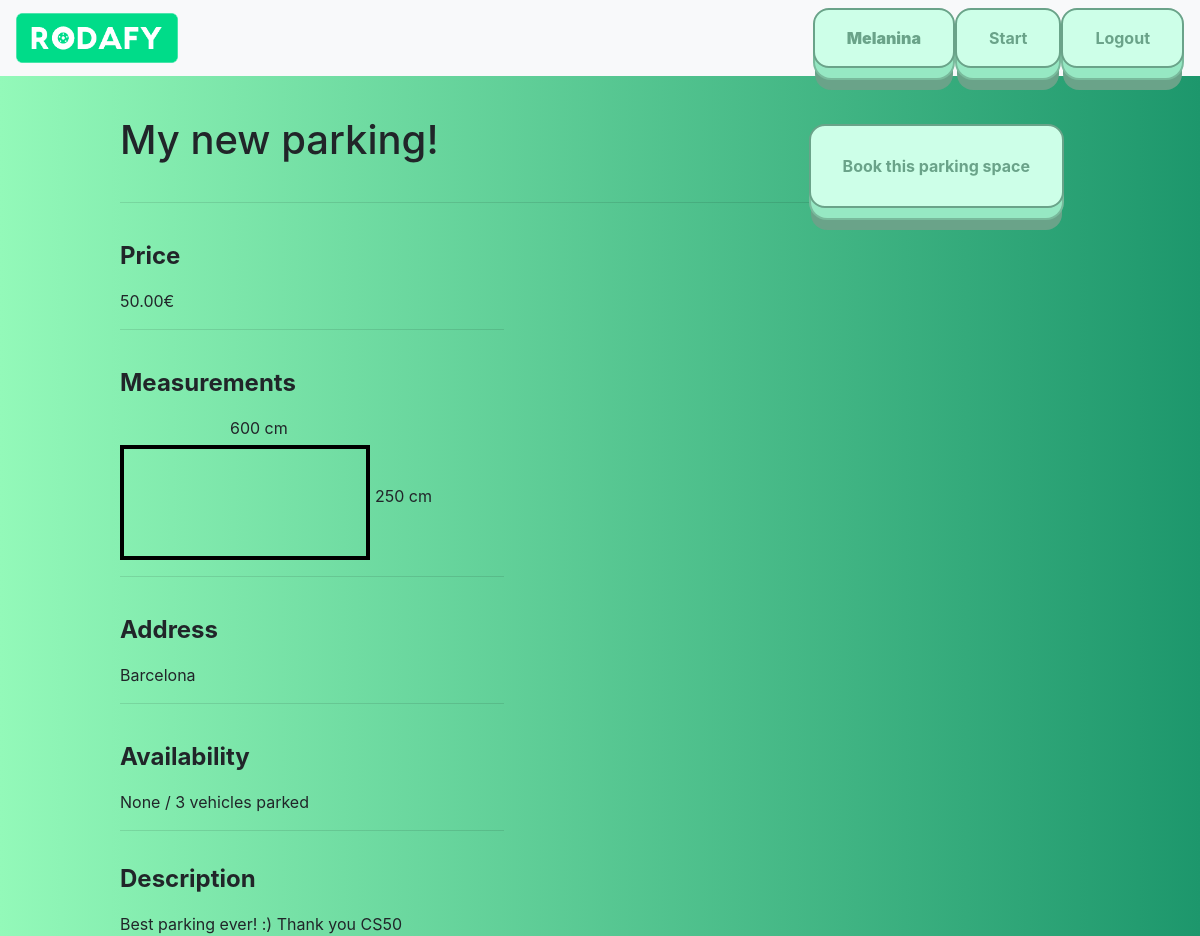
Screenshot of /listing/2 (signed in) with the database file from the repository.
### rodafy/models.py (models this page shows)
class User(AbstractUser):
    pass

class Parking_Space(models.Model):
    user = models.ForeignKey('User', on_delete=models.CASCADE, default=None)
    title = models.CharField(default=None, max_length=40)
    length = models.IntegerField(default=None)
    width = models.IntegerField(default=None)
    address = models.CharField(default=None, max_length=140)
    price = models.DecimalField(default=None, max_digits=5, decimal_places=2)
    amount_vehicles_allowed = models.IntegerField(default=None)
    amount_vehicles_current = models.IntegerField(default="0", null=True, blank=True)
    description = models.CharField(default=None, max_length=500)
    created = models.DateTimeField(default=datetime.now())

### rodafy/views.py (the view)
# urls.py: path("listing/<int:id>", views.listing, name="listing"),
def listing(request, id):
    if request.method == "GET":
        listing = Parking_Space.objects.filter(id=id)
        return render(request, 'rodafy/listing.html', {'listing':listing})

### rodafy/templates/rodafy/listing.html (shortened to what this page needs)
{% extends "rodafy/layout.html" %}
{% load static %}
{% block body %}
{% if user.is_authenticated %}
{% for list in listing %}
<div class="listing-contact">
    <h1>{{list.title}}</h1>
{% if user.id == list.user_id %}
    <button class="big-button" type="submit" id="Edit_listing">Edit parking space</button>
    <form action="{% url 'edit_listing' id=list.id %}" method="post">
        {% csrf_token %}
    <button class="big-button" type="submit" id="Save_listing">Save changes</button>
{% else %}
<a href="{% url 'messages' user_id=list.user_id %}">
<button class="big-button" style="height: 120%;">Book this parking space</button></a>
{% endif %}
</div>
<hr style="width:75%;text-align:left;margin-left:0; margin-bottom: 35px;">
<div class="listing-title">Price</div>
    <div class="listing-text-price">{{list.price}}€</div>
        <hr style="width:40%;text-align:left;margin-left:0; margin-bottom: 35px;">
<div class="listing-title">Measurements</div>
    <div id="car-container">
<div class="listing-text-width" style="float: right; position: absolute; width: 250px; margin-left: 110px; margin-bottom: 5px;">{{list.width}} cm</div>
<div class="listing-text-length" style="float: bottom; position: absolute; width: 250px; margin-left: 255px; margin-top: 68px;">{{list.length}} cm</div><br>
        <div class="coche"></div>
    </div>
    <hr style="width:40%;text-align:left;margin-left:0; margin-bottom: 35px;">
<div class="listing-title">Address</div>
    <div class="listing-text-address">{{list.address}}</div>
            <hr style="width:40%;text-align:left;margin-left:0; margin-bottom: 35px;">
<div class="listing-title">Availability</div>
    <div class="listing-text-availability">{{list.amount_vehicles_current}} / {{list.amount_vehicles_allowed}} vehicles parked</div>
            <hr style="width:40%;text-align:left;margin-left:0; margin-bottom: 30px;">
<div class="listing-title">Description</div>
    <div class="listing-text-description">{{list.description}}</div>
{% endfor %}
{% else %}
<a class="btn btn-primary" href="{% url 'register' %}">Register here!</a>
{% endif %}
{% endblock %}

### rodafy/templates/rodafy/layout.html (shortened to what this page needs)
{% load static %}
<!DOCTYPE html>
<html lang="en">
    <head>
        <link href="{% static 'rodafy/css/styles.css' %}" rel="stylesheet">
        <link rel="stylesheet" href="https://stackpath.bootstrapcdn.com/bootstrap/4.4.1/css/bootstrap.min.css">
    </head>
<body>
    <nav class="navbar navbar-light bg-light" >
        <a class="navbar-brand" href="{% url 'index' %}">
          <img src="{% static 'rodafy/images/rodafypng.png' %}" width="60%" height="60%" class="d-inline-block align-top" alt="">
          </a>
          <ul class="nav justify-content-end">
            {% if user.is_authenticated %}
            <li class="nav-item">
              <a href="{% url 'profile' username=user.username %}">
                <button class="big-button"><strong>{{request.user.username|title}}</strong></button>
              </a>
            </li>
            <li class="nav-item">
              <a href="{% url 'index' %}">
                <button class="big-button">Start</button>
              </a>
            </li>
            <li class="nav-item">
              <a href="{% url 'logout' %}">
                <button class="big-button">Logout</button>
              </a>
              </li>
            {% endif %}
          </ul>
      </nav>
<div class="body-content">
{% block body %}
{% endblock %}
</div>
</body>
<link href="https://cdnjs.cloudflare.com/ajax/libs/font-awesome/4.7.0/css/font-awesome.css" type="text/css" rel="stylesheet">
</html>

### rodafy/static/rodafy/css/styles.css (style rules this page uses)
body { background: #1D976C; background: -webkit-linear-gradient(to right, #93F9B9, #1D976C); background: linear-gradient(to right, #93F9B9, #1D976C); }
.body-content { width: 80%; margin-left: 10%; margin-right: 10%; margin-top: 40px; }
.listing-contact button, #Book_Listing { position: absolute; top: 8px; right: 16px; text-align: center; white-space: nowrap; vertical-align: middle; -webkit-user-select: none; -moz-user-select: none; -ms-user-select: none; user-select: none; border: 1px solid transparent; padding: .375rem .75rem; font-size: 1rem; line-height: 1.5; border-radius: .25rem; transition: color .15s ease-in-out,background-color .15s ease-in-out,border-color .15s ease-in-out,box-shadow .15s ease-in-out; font-family: inherit; }
.listing-contact { position: relative; }
.listing-title { font-size: 150%; font-weight: bold; margin-bottom: 15px; }
.coche { border: solid black 4px; height: 115px; width: 250px; margin-top: 5px; }
#car-container { width: 255px; }
:root { --backgroundColor: rgba(246, 241, 209); --colorShadeA: rgb(106, 163, 137); --colorShadeB: rgb(121, 186, 156); --colorShadeC: rgb(150, 232, 195); --colorShadeD: rgb(187, 232, 211); --colorShadeE: rgb(205, 255, 232); }
* { box-sizing: border-box; }
*::before, *::after { box-sizing: border-box; }
button { position: relative; display: inline-block; cursor: pointer; outline: none; border: 0; vertical-align: middle; text-decoration: none; font-size: 1.5rem; color:var(--colorShadeA); font-weight: 700; text-transform: uppercase; font-family: inherit; }
button.big-button { padding: 1em 2em; border: 2px solid var(--colorShadeA); border-radius: 1em; background: var(--colorShadeE); transform-style: preserve-3d; transition: all 175ms cubic-bezier(0, 0, 1, 1); }
button.big-button::before { position: absolute; content: ''; width: 100%; height: 100%; top: 0; left: 0; right: 0; bottom: 0; background: var(--colorShadeC); border-radius: inherit; box-shadow: 0 0 0 2px var(--colorShadeB), 0 0.75em 0 0 var(--colorShadeA); transform: translate3d(0, 0.75em, -1em); transition: all 175ms cubic-bezier(0, 0, 1, 1); }

### rows the page displays
User: user.username "Melanina"
Parking_Space: title "My new parking!", shows "Book this parking space", price "50.00", width "600", length "250", address "Barcelona", amount_vehicles_current "None", amount_vehicles_allowed "3", description "Best parking ever! :) Thank you CS50"
